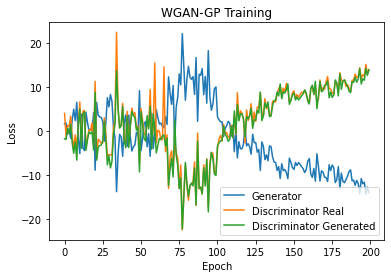

Write the Python code that produced this figure.
# -*- coding: utf-8 -*-
"""
Created on Mon Apr 20 22:17:59 2020

@author: ZhiFang
"""

import tensorflow as tf
import matplotlib.pyplot as plt
import numpy as np
from tqdm import tqdm
from dataset import dataset
import score
import os

class WGANGP():
    def __init__(self,lr = 0.0005):
        self.lr = lr


    def generator(self,input_layer,isTrain=False,reuse=False):
        init = tf.truncated_normal_initializer(stddev=0.02)
        with tf.variable_scope('generator',reuse=reuse):
            input_dense = tf.layers.dense(input_layer,2*2*512,use_bias=False)
            input_reshape = tf.reshape(input_dense,[-1,2,2,512])
            gen_ct1 = tf.layers.batch_normalization(input_reshape,training=isTrain)
            gen_ct1 = tf.maximum(gen_ct1,gen_ct1*0.2)
            
            gen_ct2 = tf.layers.conv2d_transpose(gen_ct1,filters=256,kernel_size=(5,5),strides=2,padding='same',kernel_initializer=init,use_bias=False)
            gen_ct2 = tf.layers.batch_normalization(gen_ct2,training=isTrain)
            gen_ct2 = tf.maximum(gen_ct2,gen_ct2*0.2)
            
            gen_ct3 = tf.layers.conv2d_transpose(gen_ct2,filters=128,kernel_size=(5,5),strides=2,padding='same',kernel_initializer=init,use_bias=False)
            gen_ct3 = tf.layers.batch_normalization(gen_ct3,training=isTrain)
            gen_ct3 = tf.maximum(gen_ct3,gen_ct3*0.2)
             
            gen_ct4 = tf.layers.conv2d_transpose(gen_ct3,filters=64,kernel_size=(5,5),strides=2,padding='same',kernel_initializer=init,use_bias=False)
            gen_ct4 = tf.layers.batch_normalization(gen_ct4,training=isTrain)
            gen_ct4 = tf.maximum(gen_ct4,gen_ct4*0.2)
             
            gen_ct5 = tf.layers.conv2d_transpose(gen_ct4,filters=3,kernel_size=(5,5),strides=2,padding='same',kernel_initializer=init,use_bias=False)
            gen_output = tf.tanh(gen_ct5)
            
            return gen_output
        
    def discriminator(self,input_layer,isTrain=True,reuse=False):
        init = tf.truncated_normal_initializer(stddev=0.02)
        with tf.variable_scope('discriminator',reuse=reuse):
            disc_conv1 = tf.layers.conv2d(input_layer,filters=64,kernel_size=(5,5),strides=2,padding='same',kernel_initializer=init)
            disc_conv1 = tf.maximum(disc_conv1,disc_conv1*0.2)
            disc_conv1 = tf.nn.dropout(disc_conv1,0.5)
            
            disc_conv2 = tf.layers.conv2d(disc_conv1,filters=128,kernel_size=(5,5),strides=2,padding='same',kernel_initializer=init)
            disc_conv2 = tf.layers.batch_normalization(disc_conv2,training=isTrain)
            disc_conv2 = tf.maximum(disc_conv2,disc_conv2*0.2)
            disc_conv2 = tf.nn.dropout(disc_conv2,0.5)
            
            disc_conv3 = tf.layers.conv2d(disc_conv2,filters=256,kernel_size=(5,5),strides=2,padding='same',kernel_initializer=init)
            disc_conv3 = tf.layers.batch_normalization(disc_conv3,training=isTrain)
            disc_conv3 = tf.maximum(disc_conv3,disc_conv3*0.2)
            
            disc_conv4 = tf.layers.conv2d(disc_conv3,filters=512,kernel_size=(5,5),strides=2,padding='same',kernel_initializer=init)
            disc_conv4 = tf.layers.batch_normalization(disc_conv4,training=isTrain)
            disc_conv4 = tf.maximum(disc_conv4,disc_conv4*0.2)
            
            disc_flat = tf.layers.flatten(disc_conv4)
            disc_output = tf.layers.dense(disc_flat,1,kernel_initializer=init)
            
            return disc_output
        
    def build_model(self):
        real_img = tf.placeholder(tf.float32, [None,32,32,3],name='image_input')
        noise_input = tf.placeholder(tf.float32,[None,100],name='noise_input')
    
        gen_img = self.generator(noise_input,isTrain=True,reuse=False)
        disc_real_output = self.discriminator(real_img,reuse=False)
        disc_gen_output = self.discriminator(gen_img,reuse=True)
        
        gen_loss = -tf.reduce_mean(disc_gen_output)
        
        disc_real_loss = tf.reduce_mean(disc_real_output)
        disc_gen_loss = tf.reduce_mean(disc_gen_output)
        disc_loss = disc_gen_loss - disc_real_loss
        
        alpha = tf.random.uniform([tf.shape(gen_img)[0],1,1,1],0,1)
        diff = gen_img - real_img
        interpolates = real_img + alpha*diff
        grad = tf.gradients(self.discriminator(interpolates,reuse=True),[interpolates])[0]
        slopes = tf.sqrt(tf.reduce_sum(tf.square(grad),reduction_indices=[1,2,3]))
        gradient_penalty = tf.reduce_mean((slopes-1.)**2)
        
        disc_loss = disc_loss + 10*gradient_penalty
        
        gen_var = [var for var in tf.trainable_variables() if var.name.startswith('generator')]
        disc_var = [var for var in tf.trainable_variables() if var.name.startswith('discriminator')]
        
        with tf.control_dependencies(tf.get_collection(tf.GraphKeys.UPDATE_OPS)):
            gen_train_op = tf.train.AdamOptimizer(learning_rate=self.lr,beta1=0.5,beta2=0.9).minimize(gen_loss,var_list=gen_var)
            disc_train_op = tf.train.AdamOptimizer(learning_rate=self.lr,beta1=0.5,beta2=0.9).minimize(disc_loss,var_list=disc_var) 
        
        return real_img,noise_input,gen_train_op,disc_train_op,gen_loss,disc_real_loss,disc_gen_loss

def train(epoch_num,batch_size=64,learning_rate=0.0002):
    data = dataset()
    data.load_CIFAR10()
    
    graph_WGANGP = tf.Graph()
    with graph_WGANGP.as_default():
        model = WGANGP(lr = learning_rate)
        real_img,noise_input,gen_train_op,disc_train_op,gen_loss_op,disc_real_loss_op,disc_gen_loss_op = model.build_model()
        gen_infer_op = model.generator(noise_input,isTrain=False,reuse=True)
        init = tf.global_variables_initializer()
        saver = tf.train.Saver(max_to_keep=3)
    config = tf.ConfigProto()   
    config.gpu_options.allow_growth = True
    sess_train = tf.Session(graph=graph_WGANGP,config=config)
     
    
    sess_train.run(init)
    loss = []
    sample_noise = np.random.normal(0,1,[49, 100])
    for epoch in tqdm(range(epoch_num)):
        batch_num = int(np.ceil(data.data_size/batch_size))
        data.shuffle()
        for i in range(batch_num):
            img_batch = data.next_batch(batch_size)
            for j in range(2):
                noise = np.random.normal(0,1,[len(img_batch), 100])
                feed_dict={noise_input:noise,real_img:img_batch}
                sess_train.run(disc_train_op,feed_dict=feed_dict)
            sess_train.run(gen_train_op,feed_dict=feed_dict)
        gen_loss, disc_real_loss,disc_gen_loss = sess_train.run([gen_loss_op, disc_real_loss_op,disc_gen_loss_op], feed_dict=feed_dict)
        loss.append((gen_loss,disc_real_loss,disc_gen_loss))
        tqdm.write("Epoch %i, Gen Loss: %f, Disc Loss: %f, Disc Gen Loss: %f" %(epoch,gen_loss,disc_real_loss,disc_gen_loss))
        if (epoch+1)%50 == 0:
            model_path = saver.save(sess_train, './save/WGANGP/WGANGP', global_step=epoch_num*batch_num)
        if (epoch+1) % 20 == 0:
            gen_samples = sess_train.run(gen_infer_op,feed_dict={noise_input:sample_noise})
            gen_samples = (gen_samples+1)/2
            fig,axs=plt.subplots(7,7) 
            fig.suptitle('Epoch: %d' %epoch)
            for i in range(len(gen_samples)):
                axs[int(i/7),i%7].imshow(gen_samples[i,:,:,:])
                axs[int(i/7),i%7].axis('off') 
                # axs[int(i/7),i%7].set_aspect("auto")
    return loss
                
def test():
    print("Testing on WGAN-GP")
    graph_WGANGP = tf.Graph()
    with graph_WGANGP.as_default():
        model = WGANGP(lr = 0.0002)
        real_img,noise_input,_,_,_,_,_ = model.build_model()
        gen_infer_op = model.generator(noise_input,isTrain=False,reuse=True) 
        saver = tf.train.Saver(max_to_keep=3)
    config = tf.ConfigProto()   
    config.gpu_options.allow_growth = True
    sess_test = tf.Session(graph=graph_WGANGP,config=config)
    
    cur_dict = os.getcwd()
    print('Restoring model from:')
    print(cur_dict,'/save/\n')
    latest_checkpoint = tf.train.latest_checkpoint(cur_dict+'/save/WGANGP/old2')
    saver.restore(sess_test, latest_checkpoint)
    
    data_size = 5000
    print("Generating sample...")
    sample_noise = np.random.normal(0,1,[data_size, 100]) 
    gen_samples = sess_test.run(gen_infer_op,feed_dict={noise_input:sample_noise})
    print("Finished generating sample...")
    output_samples = (gen_samples[0:49,:,:,:]+1)/2
    fig,axs=plt.subplots(7,7)
    fig.set_figwidth(20)
    fig.set_figheight(20)
    for i in range(len(output_samples)):
        axs[int(i/7),i%7].imshow(output_samples[i,:,:,:])
        axs[int(i/7),i%7].axis('off')
        axs[int(i/7),i%7].set_aspect("auto")
    
    is_avg,is_std = score.calculate_inception(gen_samples,500)
    print("Final IS Score, avg: ",is_avg,", std: ",is_std)
    data = dataset()
    data.load_CIFAR10()
    data.shuffle()
    fid_score = score.calculate_FID(gen_samples,data.next_batch(data_size))
    print("Final FID Score, score: ",fid_score)
    
# loss = train(150)
test()